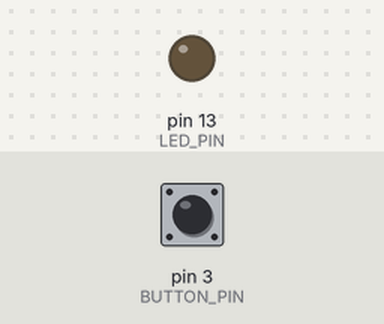
The sketch below on a simulated Arduino Uno, built with avr-gcc and run on an emulated ATmega328P. On the bench: output pins drawn as LEDs (lit = HIGH). The test bench sets the inputs (shaded band); at power-on: pin 3 (BUTTON_PIN) HIGH. What the sketch prints to the serial monitor is not drawn.

Above: at 1.2 s.
1.3 s: pin 3 (BUTTON_PIN) pulled LOW for 0.15 s
At 2.5 s:
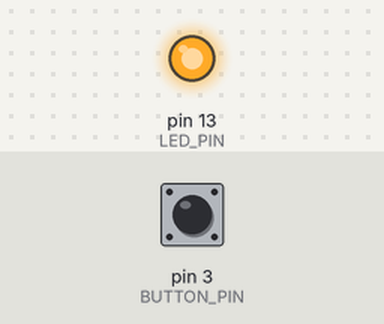
2.9 s: pin 3 (BUTTON_PIN) pulled LOW for 1 s
At 3.7 s:
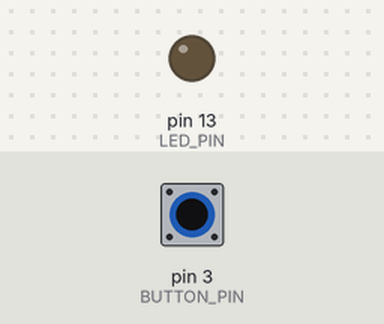
5.4 s: pin 3 (BUTTON_PIN) pulled LOW for 3.2 s
At 6.8 s:
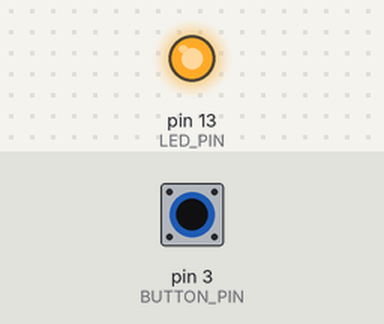
Timing chart, 0 to 8.4 s (numbered marks = the images above; inputs shaded):
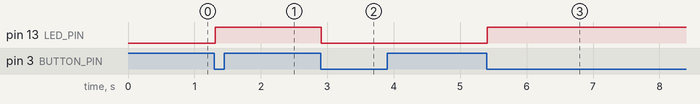

The sketch:

button.ino
```cpp
// схема https://rm-content.s3.amazonaws.com/57024268467568d777fa4a53/623356/upload-b05cc610-9175-11e6-85c6-95b0dea6d9af.png

#define BUTTON_PIN 3
#define LED_PIN 13

boolean buttonWasUp = true;
boolean ledEnabled = false;

void setup()
{
  pinMode(LED_PIN, OUTPUT);
  pinMode(BUTTON_PIN, INPUT_PULLUP);
  Serial.begin(9600);
}

void loop()
{
  boolean buttonIsUp = digitalRead(BUTTON_PIN);

  if (buttonWasUp && !buttonIsUp) {
    delay(10);
    buttonIsUp = digitalRead(BUTTON_PIN);
    if (!buttonIsUp) {
      Serial.write('1');
      ledEnabled = !ledEnabled;
      digitalWrite(LED_PIN, ledEnabled);
    }
  }

  buttonWasUp = buttonIsUp;
}
```

Measured:
- after the input at 1.3 s, pin 13 (LED_PIN): LOW → HIGH at once
- after the input at 2.9 s, pin 13 (LED_PIN): HIGH → LOW at once
- after the input at 5.4 s, pin 13 (LED_PIN): LOW → HIGH at once
